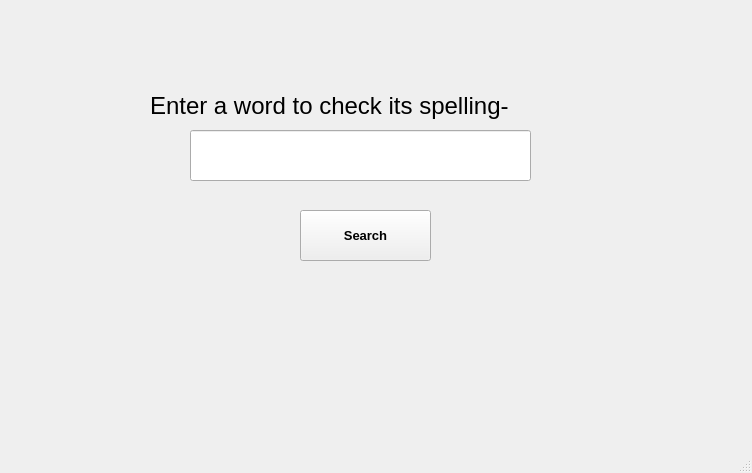
<?xml version="1.0" encoding="UTF-8"?>
<ui version="4.0">
 <class>MainWindow</class>
 <widget class="QMainWindow" name="MainWindow">
  <property name="geometry">
   <rect>
    <x>0</x>
    <y>0</y>
    <width>752</width>
    <height>473</height>
   </rect>
  </property>
  <property name="windowTitle">
   <string>Spell Checker</string>
  </property>
  <property name="autoFillBackground">
   <bool>false</bool>
  </property>
  <widget class="QWidget" name="centralwidget">
   <widget class="QLabel" name="label">
    <property name="geometry">
     <rect>
      <x>150</x>
      <y>80</y>
      <width>461</width>
      <height>51</height>
     </rect>
    </property>
    <property name="font">
     <font>
      <family>Arial</family>
      <pointsize>18</pointsize>
     </font>
    </property>
    <property name="text">
     <string>Enter a word to check its spelling-</string>
    </property>
   </widget>
   <widget class="QPushButton" name="pushButton">
    <property name="geometry">
     <rect>
      <x>300</x>
      <y>210</y>
      <width>131</width>
      <height>51</height>
     </rect>
    </property>
    <property name="font">
     <font>
      <family>Arial</family>
      <pointsize>10</pointsize>
      <weight>75</weight>
      <bold>true</bold>
     </font>
    </property>
    <property name="text">
     <string>Search</string>
    </property>
   </widget>
   <widget class="QLineEdit" name="lineEdit">
    <property name="geometry">
     <rect>
      <x>190</x>
      <y>130</y>
      <width>341</width>
      <height>51</height>
     </rect>
    </property>
    <property name="font">
     <font>
      <pointsize>10</pointsize>
     </font>
    </property>
   </widget>
  </widget>
  <widget class="QStatusBar" name="statusbar"/>
 </widget>
 <resources/>
 <connections/>
</ui>
